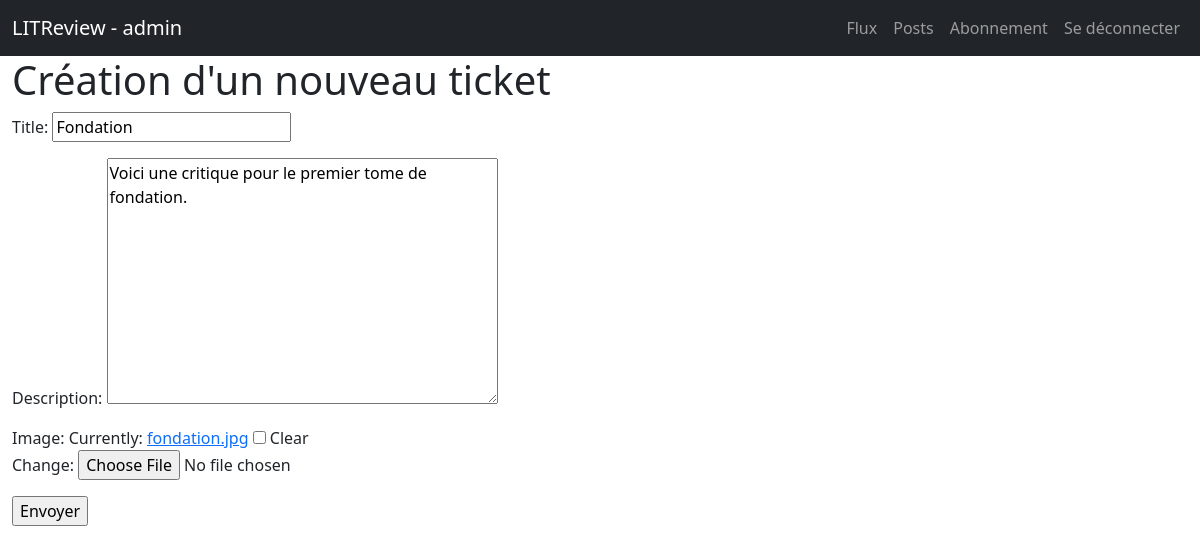
The app's page /ticket/update/5 (signed in) with its own data.
### bookreview/models.py (models this page shows, shortened)
class User(AbstractUser):
    def get_tickets_from_subscriptions(self):
        tickets = Ticket.objects.filter(
            Q(user__followed_by__user=self) | Q(user=self)
        )
        return tickets.distinct()

class Ticket(models.Model):
    title = models.CharField(max_length=128)
    description = models.TextField(max_length=2048, blank=True)
    user = models.ForeignKey(to=settings.AUTH_USER_MODEL,
                             on_delete=models.CASCADE)
    image = models.ImageField(blank=True)
    time_created = models.DateTimeField(auto_now_add=True)

### bookreview/views.py (the view)
# urls.py: path('ticket/update/<int:pk>', bookreview.views.TicketUpdateView.as_view(), name='ticket_update'),
class TicketUpdateView(LoginRequiredMixin, UpdateView):
    model = Ticket
    form_class = forms.TicketUpdateForm
    success_url = reverse_lazy("posts")

### bookreview/forms.py
class TicketUpdateForm(forms.ModelForm):
    class Meta:
        model = Ticket
        fields = ['title', 'description', 'image']

### bookreview/templates/bookreview/ticket_form.html (shortened to what this page needs)
{% extends 'base.html' %}
{% block content %}
<h1>Création d'un nouveau ticket</h1>
<div class="row">
    <form action="" method="post" enctype="multipart/form-data">
        {{ form.as_p }}
        <input type="submit" value="Envoyer">
    </form>
</div>
{% endblock %}

### bookreview/templates/bookreview/nav.html (shortened to what this page needs)
<nav class="navbar navbar-expand-sm bg-dark" data-bs-theme="dark">
    <div class="container-fluid">
        <a class="navbar-brand" href="{% url 'flux' %}">
            LITReview
            {% if request.user.is_authenticated %}
            - {{ request.user.username }}
        {% endif %}
        </a>
        {% if request.user.is_authenticated %}
            <span>{{ request.user.username }}</span>
        {% endif %}
        <div class="collapse navbar-collapse" id="navbarNavAltMarkup">
            <div class="navbar-nav ms-auto">
                {% if request.user.is_authenticated %}
                  <a class="nav-link" href="{% url 'flux' %}">Flux</a>
                  <a class="nav-link" href="{% url 'posts' %}">Posts</a>
                  <a class="nav-link" href="{% url 'follow' %}">Abonnement</a>
                  <a class="nav-link" href="{% url 'logout' %}">Se déconnecter</a>
                {% endif %}
            </div>
        </div>
    </div>
</nav>

### records on screen
User: user.username "admin"
Ticket: title "Fondation", description "Voici une critique pour le premier tome de fondation."
